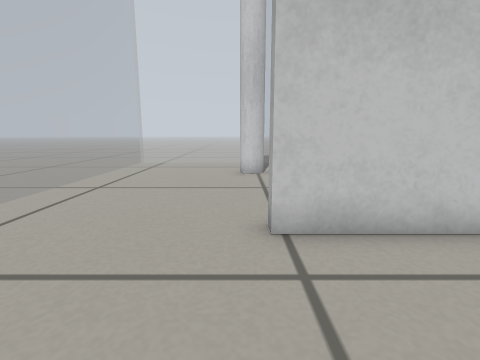
[1] (above)

13 first-person views from a walk through a Gazebo world. The camera is 0.32 m above the floor, tilts 10° down and sees 85° across. The floor is counted in squares, 0.2 m on a side. Each view is taken from the middle of a square. On the plan, view 1 faces up. The plan holds only what a view shows up to about 14 squares ahead; the rest is blank.

[2]
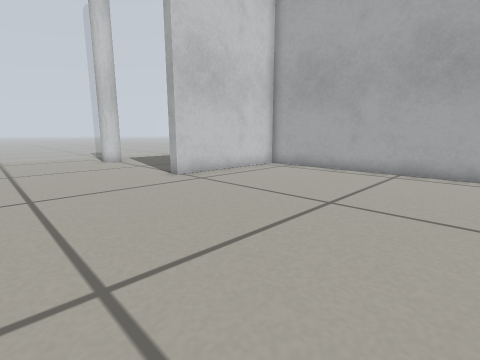

[3]
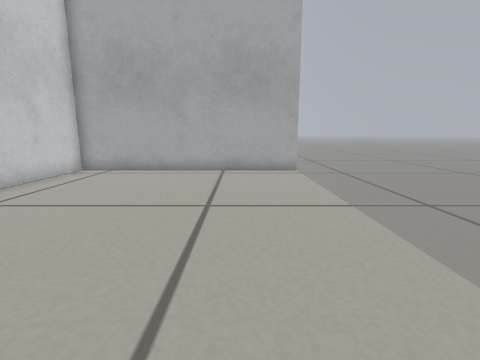

[4]
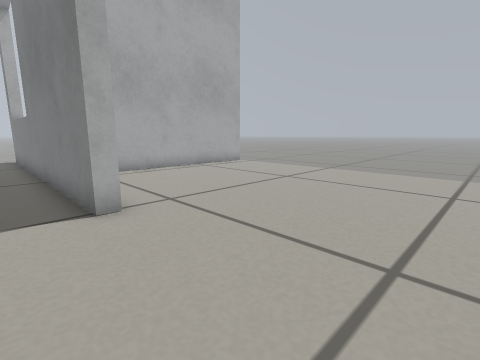

[5]
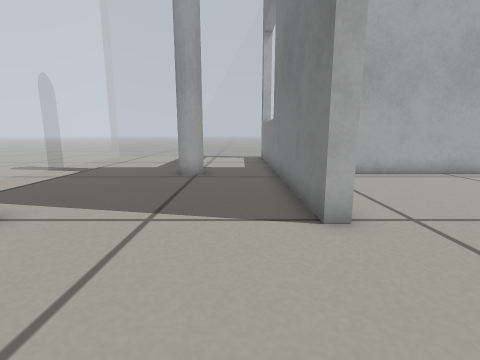

[6]
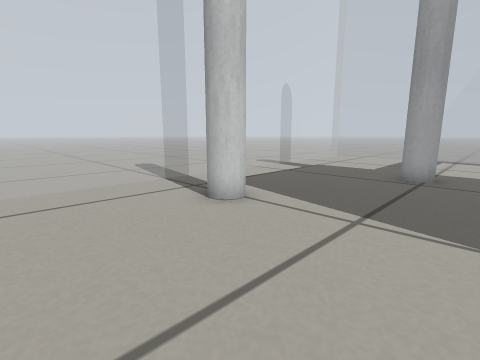

[7]
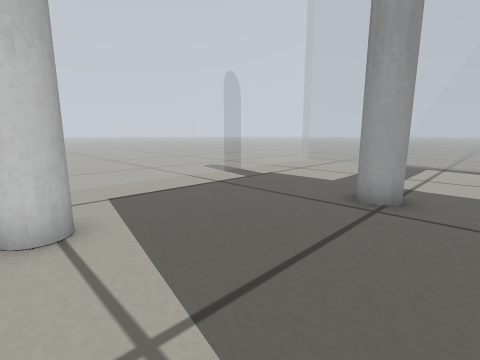

[8]
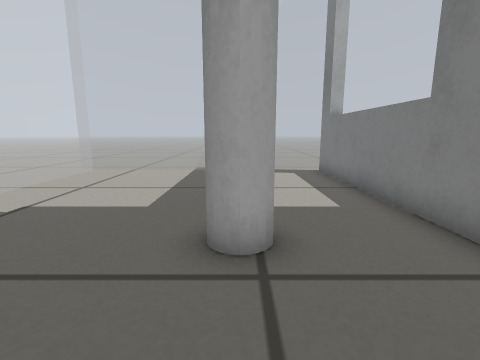

[9]
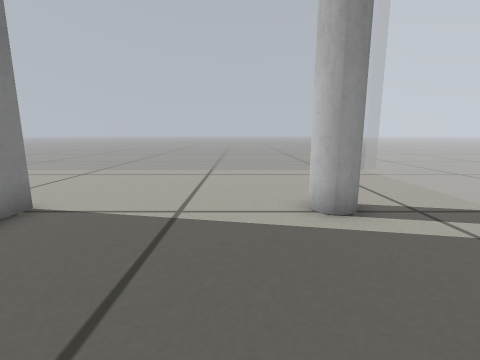

[10]
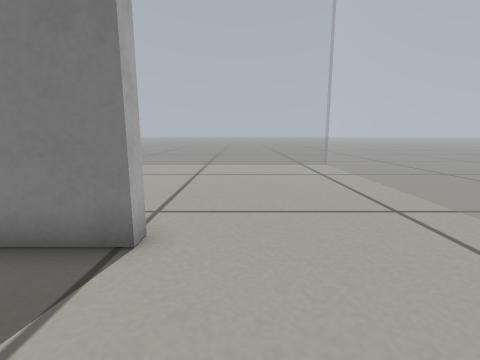

[11]
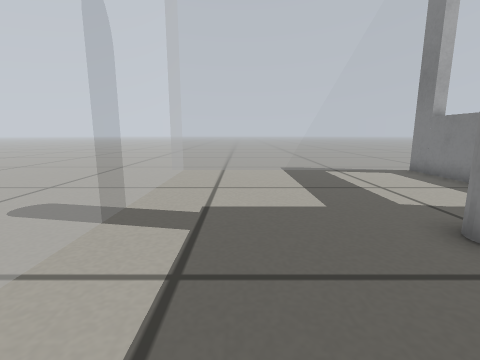

[12]
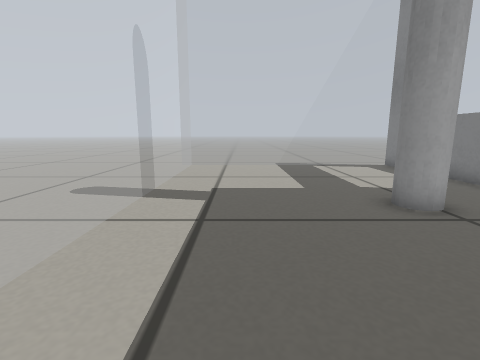

[13]
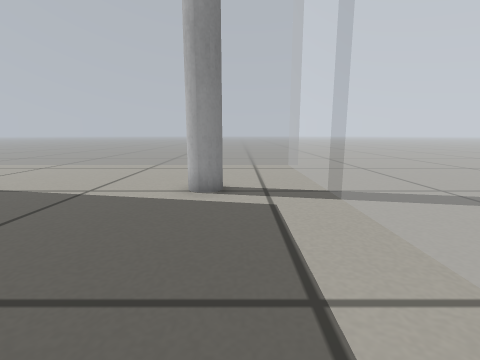

### Floor plan
Key: @ floor where view 1 was taken; # wall or solid block; . floor; = window, fence, low wall or low ledge; P white pole; L door leaf.
Columns run from 6 left of view 1 to 15 right of it. Each row starts with its distance up from view 1.
 15 ======================
 14 =....................=
 13 =....................=
 12 =....................=
 11 =.....PP.............=
 10 =....................=
  9 =....................=
  8 =...........PP.......=
  7 =....................=
  6 =....................=
  5 =....................=
  4 =......######LLLLLLLL=
  3 =............#
  2 =............#
  1 =............#
  0 =.....@......#
 -1 =............#
 -2 =............#
 -3 =............#
 -4 =............#
 -5 =............#
 -6 ===============

Where each view was taken, in squares from view 1:
view 1: 0 up, 0 right, facing up
view 2: 5 down, 5 left, facing up-right
view 3: 3 down, 5 left, facing right
view 4: 6 up, 5 left, facing down-right
view 5: 6 up, 4 left, facing right
view 6: 6 up, 4 left, facing up-right
view 7: 6 up, 0 right, facing up-right
view 8: 8 up, 3 right, facing right
view 9: 9 up, 6 right, facing left
view 10: 8 up, 1 left, facing down
view 11: 12 up, 3 right, facing right
view 12: 12 up, 1 right, facing right
view 13: 12 up, 8 right, facing left
